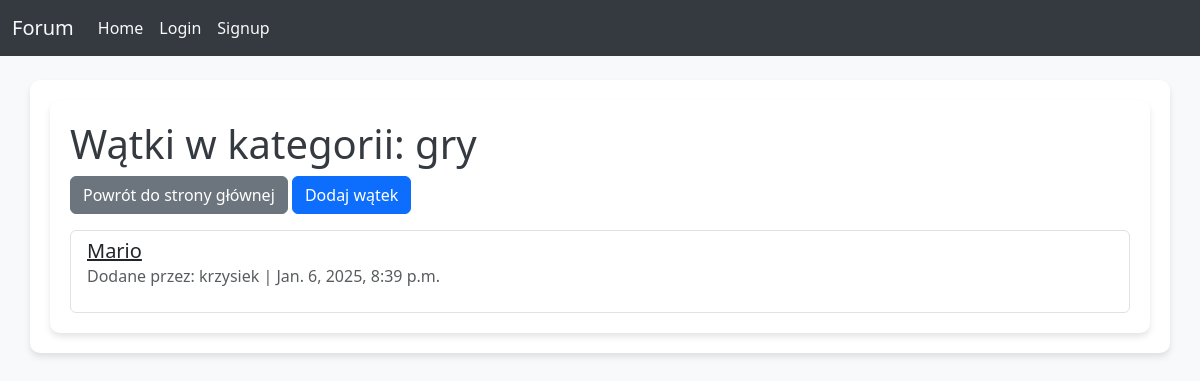
The app's page /category/2/ with its own data.
### forum/models.py (models this page shows, shortened)
class Category(models.Model):
    name = models.CharField(max_length=100)

class Thread(models.Model):
    title = models.CharField(max_length=200)
    content = models.TextField()
    category = models.ForeignKey(Category, on_delete=models.CASCADE)
    author = models.ForeignKey(User, on_delete=models.CASCADE)
    created_at = models.DateTimeField(auto_now_add=True)

### forum/views.py (the view)
# urls.py: path('category/<int:category_id>/', views.category_threads, name='category_threads'),
def category_threads(request, category_id):
    category = get_object_or_404(Category, id=category_id)
    threads = Thread.objects.filter(category=category)
    return render(request, 'forum/category_threads.html', {
        'category': category,
        'threads': threads,
    })

### forum/templates/forum/category_threads.html
{% extends 'forum/base.html' %}
{% block content %}
    <div class="container">
        <h1>Wątki w kategorii: {{ category.name }}</h1>
        <div class="mb-3">
            <a href="{% url 'home' %}" class="btn btn-secondary">Powrót do strony głównej</a>
            <a href="{% url 'create_thread' %}" class="btn btn-primary">Dodaj wątek</a>
        </div>
        <ul class="list-group">
            {% for thread in threads %}
                <li class="list-group-item">
                    <a href="{% url 'thread_detail' thread.id %}" class="h5">{{ thread.title }}</a>
                    <p class="text-muted">Dodane przez: {{ thread.author.username }} | {{ thread.created_at }}</p>
                </li>
            {% empty %}
                <p>Brak wątków w tej kategorii.</p>
            {% endfor %}
        </ul>
    </div>
{% endblock %}

### forum/static/css/styles.css (style rules this page uses)
body { background-color: #f8f9fa; color: #343a40; }
.container { background-color: white; padding: 20px; border-radius: 10px; box-shadow: 0 4px 6px rgba(0, 0, 0, 0.1); }

### records on screen
Category: name "gry"
Thread: title "Mario", author.username "krzysiek", created_at "Jan. 6, 2025, 8:39 p.m."
